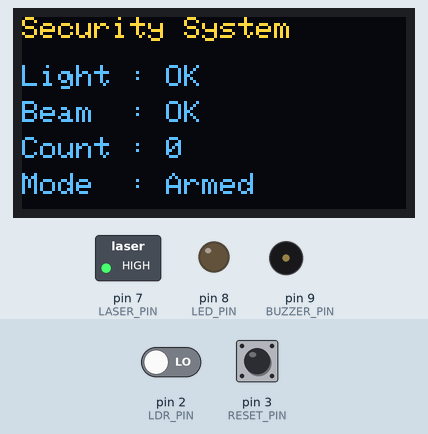
Simulated run of this sketch. Board: Arduino Uno, built with avr-gcc and run on an emulated ATmega328P. Shown: 128×64 one-colour display, switched loads named in the sketch (green lamp = pin HIGH), output pins drawn as LEDs (lit = HIGH), buzzer (waves = sounding, pin HIGH). The inputs (shaded band) are chosen by the test bench; at power-on: pin 2 (LDR_PIN) LOW, pin 3 (RESET_PIN) HIGH. The OLED is the two-colour kind (top 16 rows yellow).

Above: at 2.2 s.
2.3 s: pin 2 (LDR_PIN) driven HIGH
At 3.8 s:
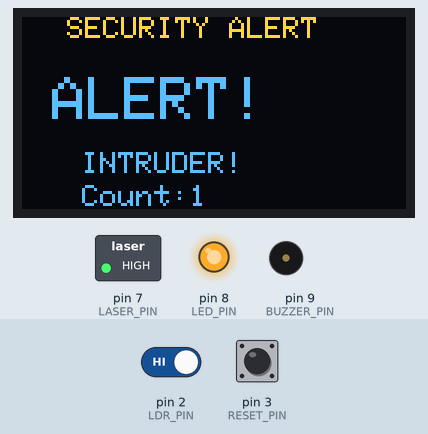
4.1 s: pin 3 (RESET_PIN) pulled LOW for 0.15 s
At 5.2 s:
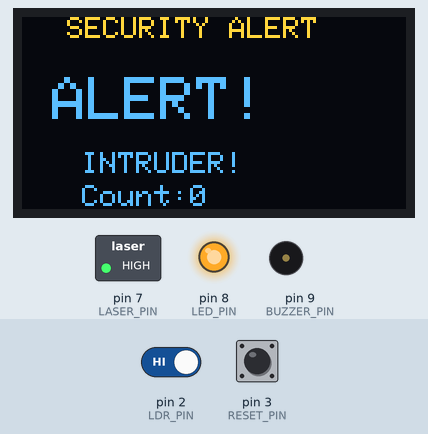
5.9 s: pin 2 (LDR_PIN) driven LOW
At 6.5 s:
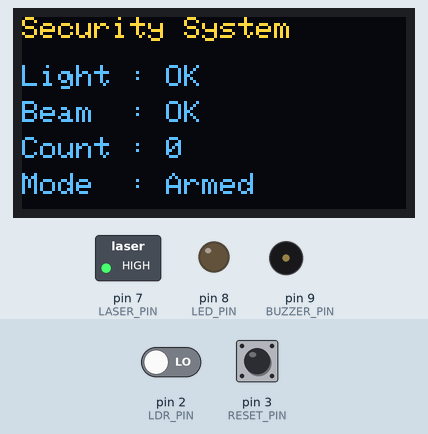
7.5 s: pin 2 (LDR_PIN) driven HIGH
At 7.72 s:
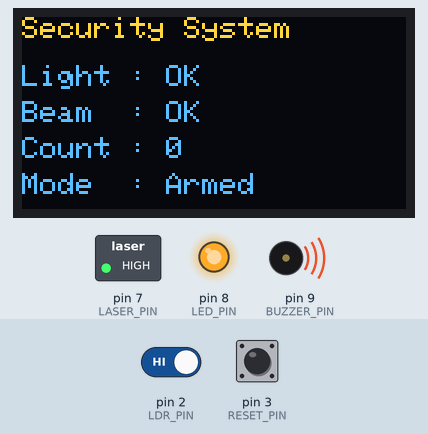
9.3 s: pin 3 (RESET_PIN) pulled LOW for 1 s
At 10.1 s:
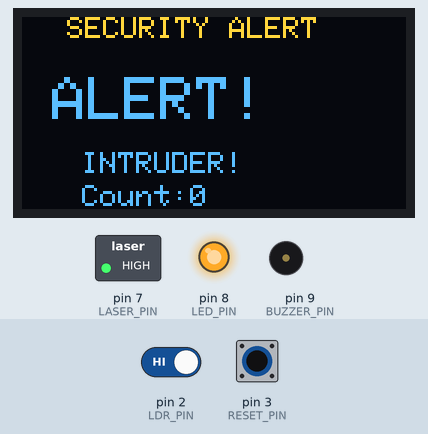
Timing chart, 0 to 12.3 s (numbered marks = the images above; inputs shaded):
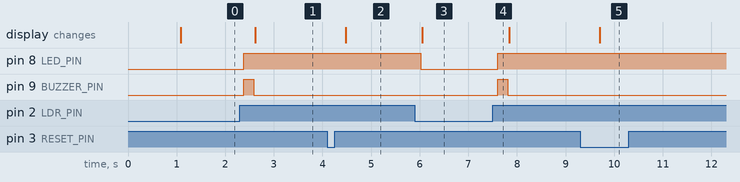

Measured:
- after the input at 2.3 s, pin 8 (LED_PIN): LOW → HIGH after 0.08 s; pin 9 (BUZZER_PIN): LOW → HIGH after 0.08 s, → LOW 0.20 s later; the display: changes after 0.31 s (image 1)
- after the input at 4.1 s, the display: changes after 0.38 s (image 2)
- after the input at 5.9 s, pin 8 (LED_PIN): HIGH → LOW after 0.12 s; the display: changes after 0.15 s (image 3)
- after the input at 7.5 s, pin 8 (LED_PIN): LOW → HIGH after 0.11 s; pin 9 (BUZZER_PIN): LOW → HIGH after 0.11 s, → LOW 0.20 s later
- after the input at 9.3 s, the display: changes after 0.40 s (image 5)

The sketch:

Laser_Security_Alarm_System.ino
```cpp
#include <Wire.h>
#include <Adafruit_GFX.h>
#include <Adafruit_SSD1306.h>

#define SCREEN_WIDTH 128
#define SCREEN_HEIGHT 64

#define LDR_PIN     2
#define RESET_PIN   3
#define LASER_PIN   7
#define LED_PIN     8
#define BUZZER_PIN  9

Adafruit_SSD1306 display(SCREEN_WIDTH, SCREEN_HEIGHT, &Wire, -1);

int intrusionCount = 0;
bool beamBroken = false;

void setup() {
  pinMode(LDR_PIN, INPUT);
  pinMode(RESET_PIN, INPUT_PULLUP);
  pinMode(LASER_PIN, OUTPUT);
  pinMode(LED_PIN, OUTPUT);
  pinMode(BUZZER_PIN, OUTPUT);

  digitalWrite(LASER_PIN, HIGH);  // Laser ON

  if (!display.begin(SSD1306_SWITCHCAPVCC, 0x3C)) {
    while (true);
  }

  display.clearDisplay();
  display.setTextColor(SSD1306_WHITE);
  display.setTextSize(2);
  display.setCursor(10, 20);
  display.println("START");
  display.display();
  delay(1000);
}

void loop() {

  int beamState = digitalRead(LDR_PIN);

  // Reset counter button
  if (digitalRead(RESET_PIN) == LOW) {
    intrusionCount = 0;
    delay(300);
  }

  // Intrusion detected
  if (beamState == HIGH && !beamBroken) {

    intrusionCount++;
    beamBroken = true;

    digitalWrite(LED_PIN, HIGH);

    digitalWrite(BUZZER_PIN, HIGH);
    delay(200);
    digitalWrite(BUZZER_PIN, LOW);
  }

  // Beam restored
  if (beamState == LOW) {
    beamBroken = false;
    digitalWrite(LED_PIN, LOW);
  }

  display.clearDisplay();
  display.setTextColor(SSD1306_WHITE);

  if (beamState == HIGH) {

    // ALERT SCREEN
    display.setTextSize(1);

    display.setCursor(15, 0);
    display.println("SECURITY ALERT");

    display.setTextSize(2);
    display.setCursor(10, 20);
    display.println("ALERT!");

    display.setTextSize(1);
    display.setCursor(20, 45);
    display.println("INTRUDER!");

    display.setCursor(20, 56);
    display.print("Count:");
    display.print(intrusionCount);
  }
  else {

    // DASHBOARD
    display.setTextSize(1);

    display.setCursor(0, 0);
    display.println("Security System");

    display.setCursor(0, 16);
    display.print("Light : OK");

    display.setCursor(0, 28);
    display.print("Beam  : OK");

    display.setCursor(0, 40);
    display.print("Count : ");
    display.print(intrusionCount);

    display.setCursor(0, 52);
    display.print("Mode  : Armed");
  }

  display.display();
  delay(100);
}
```
